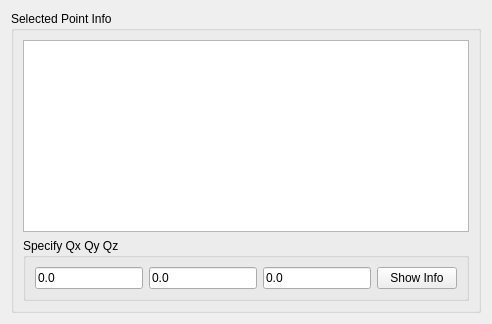
     <widget class="QWidget" name="PointInfo_tab">
      <attribute name="title">
       <string>Point Info</string>
      </attribute>
      <layout class="QGridLayout" name="gridLayout_3">
       <item row="0" column="0">
        <widget class="QGroupBox" name="SelectedPoint_grpbx">
         <property name="title">
          <string>Selected Point Info</string>
         </property>
         <layout class="QVBoxLayout" name="verticalLayout_2">
          <item>
           <widget class="QTableWidget" name="SelectedPoint_tbl"/>
          </item>
          <item>
           <widget class="QGroupBox" name="groupBox">
            <property name="title">
             <string>Specify Qx Qy Qz</string>
            </property>
            <layout class="QHBoxLayout" name="horizontalLayout">
             <item>
              <widget class="QLineEdit" name="Qx_ledt">
               <property name="text">
                <string>0.0</string>
               </property>
              </widget>
             </item>
             <item>
              <widget class="QLineEdit" name="Qy_ledt">
               <property name="text">
                <string>0.0</string>
               </property>
              </widget>
             </item>
             <item>
              <widget class="QLineEdit" name="Qz_ledt">
               <property name="text">
                <string>0.0</string>
               </property>
              </widget>
             </item>
             <item>
              <widget class="QPushButton" name="ShowInfo_btn">
               <property name="text">
                <string>Show Info</string>
               </property>
              </widget>
             </item>
            </layout>
           </widget>
          </item>
         </layout>
        </widget>
       </item>
      </layout>
     </widget>
